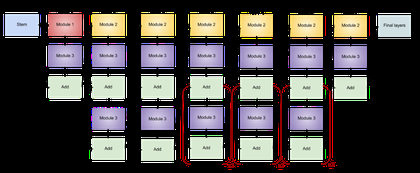
%> input picture EfficientNetB2模型.png, 420 x 173 px, shrunk from 1080 x 446 before the run
$ octave --eval "result = histogram_equalization(imread('EfficientNetB2模型.png'));"   (GNU Octave 9; MATLAB toolbox functions it lacks are replaced by stand-ins)
%> lines starting %> are read from the running program, lines starting %| are printed output that depends on the picture
function [NewImage] = histogram_equalization(input_img)

    % 读取图像并转换为灰度图像
    if size(input_img, 3) == 3
        Image = rgb2gray(input_img);  % 将彩色图像转换为灰度图像
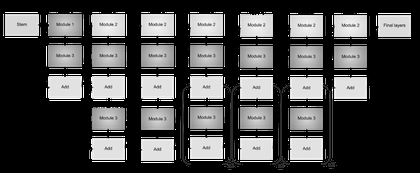
%> Image: size 173x420 uint8; min 0, max 255, mean 75.5
    else
        Image = input_img;  % 如果已经是灰度图像，直接使用
    end

    % 计算原始灰度图像的直方图
    histgram = imhist(Image);  % 统计图像直方图
%> histgram = 256 values, max 43890 at index 1, min 0 at index 65, mean 283.8
    [h, w] = size(Image);
%> h = 173; w = 420

    % 初始化均衡化后的图像矩阵
    NewImage = zeros(h, w);

    % 计算累积直方图
    s = zeros(256, 1);
    s(1) = histgram(1);
    for t = 2:256
        s(t) = s(t-1) + histgram(t);  % 计算新的灰度值
    end
%> after the loop, s = 256 values from 43890 to 72660

    % 生成均衡化后的图像
    for x = 1:w
        for y = 1:h
            NewImage(y, x) = s(Image(y, x) + 1) / (w * h);  % 生成新图像
        end
    end
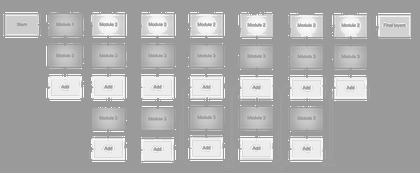
%> NewImage: size 173x420 double; min 0.604, max 0.986, mean 0.686

    % 返回处理后的图像
end
